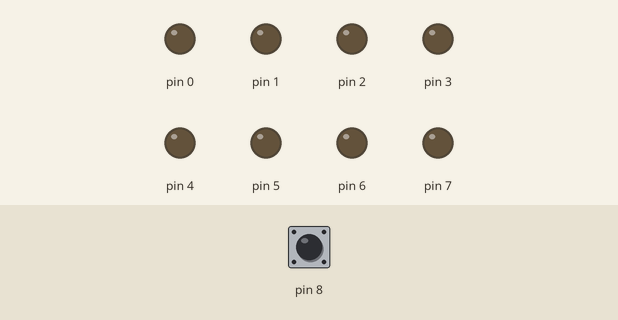
The sketch below on a simulated Arduino Uno, built with avr-gcc and run on an emulated ATmega328P. Parts: output pins drawn as LEDs (lit = HIGH). Inputs (shaded band) come from the test bench; at power-on: pin 8 HIGH.

Above: at 0.8 s.
0.9 s: pin 8 pulled LOW for 0.15 s
At 0.97 s:
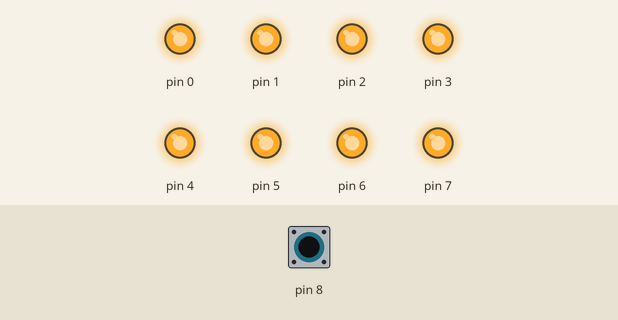
2.5 s: pin 8 pulled LOW for 3.2 s
At 7.1 s:
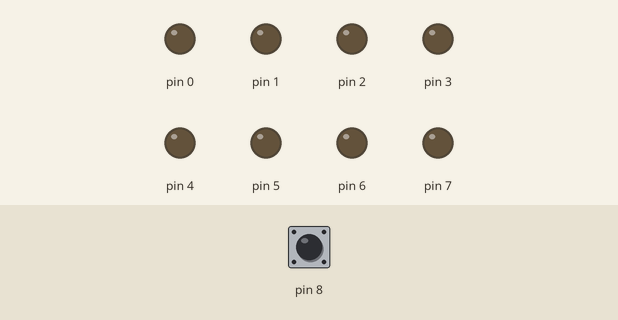
Timing chart, 0 to 8.6 s (numbered marks = the images above; inputs shaded):
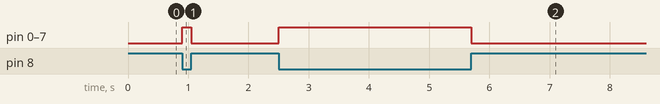

Measured:
- after the input at 0.9 s, pin 0–7: LOW → HIGH at once, → LOW 0.15 s later
- after the input at 2.5 s, pin 0–7: LOW → HIGH at once, → LOW 3.2 s later

The sketch:

zad5.1.ino
```cpp
#include <avr/io.h>
#include <stdlib.h>
#include <string.h>
#include <util/delay.h>
#include <avr/sfr_defs.h>

#ifndef _BV
#define _BV(bit)        (1<<(bit))
#endif
#ifndef sbi
#define sbi(reg,bit)    reg |= (_BV(bit))
#endif

#ifndef cbi
#define cbi(reg,bit)    reg &= ~(_BV(bit))
#endif

#ifndef tbi
#define tbi(reg,bit)    reg ^= (_BV(bit))
#endif

void on(){
  PORTD=0xff;
}

void off() {
  PORTD=0x00;
}

int main() {

  DDRB=0x00;
  DDRD=0xff;

  sbi(PORTB,PB0);


while (1) {
  if(bit_is_clear(PINB,PB0)){
    on();
    //_delay_ms(1000);
  }
  else{
    off();
  }


  }
}
```
